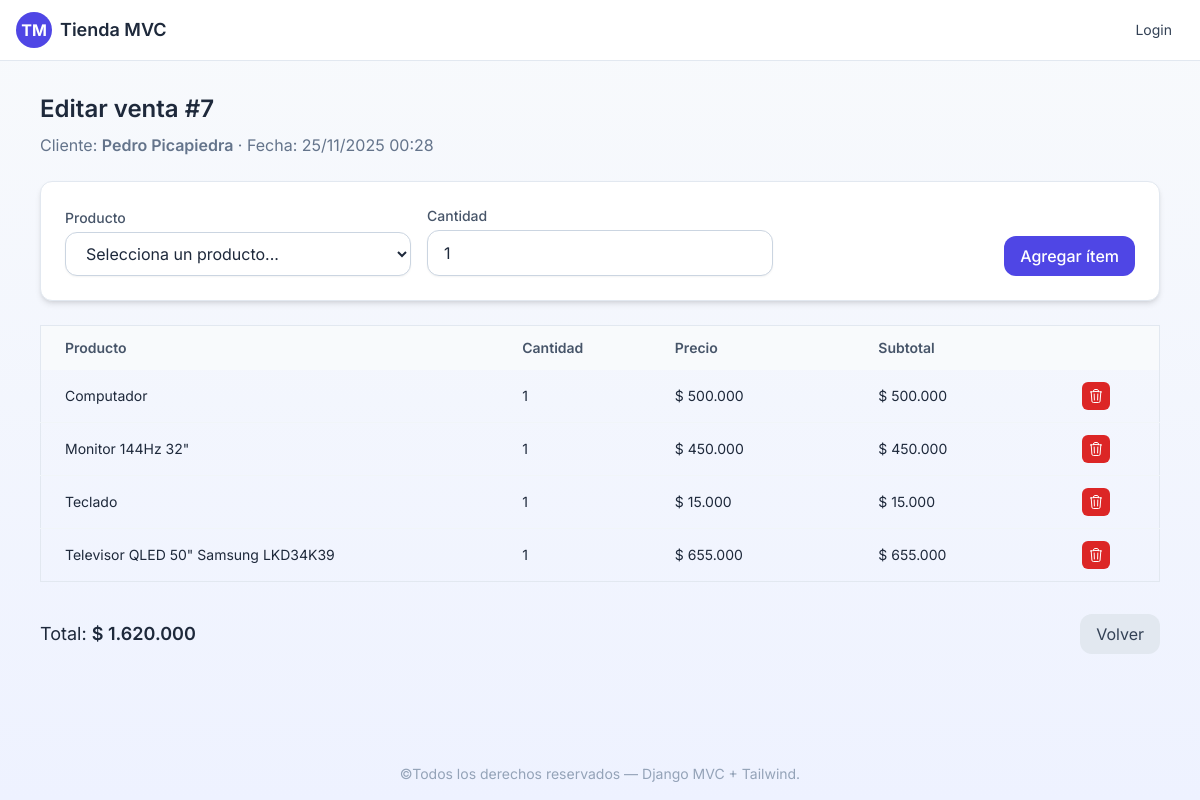
The page /sales/7/edit/ on the database its author committed.
### catalog/models.py (models this page shows, shortened)
class Sale(models.Model):
    client = models.ForeignKey(Client, on_delete=models.CASCADE)
    created_at = models.DateTimeField(auto_now_add=True)

class Client(models.Model):
    name = models.CharField(max_length=120)
    email = models.EmailField(blank=True)
    phone = models.CharField(max_length=20, blank=True)

class SaleDetail(models.Model):
    sale = models.ForeignKey(Sale, on_delete=models.CASCADE, related_name='details')
    product = models.ForeignKey(Product, on_delete=models.CASCADE)
    quantity = models.PositiveIntegerField(default=1)

class Product (models.Model):
    name = models.CharField(max_length=100)
    price = models.DecimalField(max_digits=10,decimal_places=2)
    create_in = models.DateTimeField(auto_now_add=True)
    def __str__(self):
        value = int(self.price)
        price = f"{value:,}".replace(",", ".")
        return f"{self.name} (${price})"

### catalog/views.py (the view)
# urls.py: path('sales/<int:sale_id>/edit/', views.sale_edit, name='sale_edit'),
def sale_edit(request, sale_id):
    sale = get_object_or_404(Sale.objects.select_related('client'), pk=sale_id)
    add_form = AddItemForm(request.POST or None)
    if request.method == "POST" and add_form.is_valid():
        p = add_form.cleaned_data["product"]
        q = int(add_form.cleaned_data["quantity"])
        SaleDetail.objects.create(sale=sale, product=p, quantity=q)
        messages.success(request, f"Agregado: {p.name} x{q}")
        return redirect("sale_edit", sale_id=sale.id)
    details = (
        sale.details.select_related("product")
        .annotate(
            line_total=ExpressionWrapper(
                F("quantity") * F("product__price"),
                output_field=DecimalField(max_digits=14, decimal_places=2),
            )
        )
        .order_by("id")
    )
    total = sum(d.line_total for d in details)
    ctx = {
        "sale": sale,
        "details": details,
        "add_form": add_form,
        "total": total,
    }
    return render(request, "catalog/sale_edit.html", ctx)

### catalog/forms.py
class AddItemForm(forms.Form):
    product = forms.ModelChoiceField(
        queryset=Product.objects.order_by('name'),
        empty_label="Selecciona un producto...",
        widget=forms.Select(attrs={'class': BASE_INPUT})
    )
    quantity = forms.IntegerField(
        min_value=1, initial=1,
        widget=forms.NumberInput(attrs={'class': BASE_INPUT, 'min': '1', 'step': '1', 'inputmode': 'numeric', 'placeholder': '1'})
    )

### catalog/templatetags/custom_filters.py (called while the page is built)
@register.filter
def intdot(value):
    try:
        valor = int(value)
        return f"{valor:,}".replace(",", ".")
    except:
        return value

### catalog/templates/catalog/sale_edit.html (shortened to what this page needs)
{% extends "catalog/base.html" %}
{% load humanize %}
{% load custom_filters %}
{% block content %}
<h2 class="text-2xl font-semibold mb-2">Editar venta #{{ sale.id }}</h2>
<p class="text-slate-500 mb-6">
  Cliente: <span class="font-semibold">{{ sale.client.name }}</span> ·
  Fecha: {{ sale.created_at|date:"d/m/Y H:i" }}
</p>
<div class="bg-white shadow-md rounded-xl p-6 border border-slate-200 mb-6">
  <form method="post" class="grid md:grid-cols-3 gap-4 items-end">
    <div>
      <label class="block text-sm font-medium text-slate-600 mb-1">Producto</label>
      {{ add_form.product }}
    </div>
    <div>
      <label class="block text-sm font-medium text-slate-600 mb-1">Cantidad</label>
      {{ add_form.quantity }}
    </div>
    <div class="flex md:justify-end">
      <button class="px-4 py-2 rounded-xl bg-indigo-600 hover:bg-indigo-700 text-white font-medium w-full md:w-auto">
        Agregar ítem
      </button>
    </div>
  </form>
</div>
<div class="overflow-x-auto">
  <table class="min-w-[720px] w-full table-fixed border border-slate-200 rounded-xl">
    <thead class="bg-slate-50 text-slate-600 text-sm">
      <tr>
        <th class="w-[45%] text-left px-6 py-3 font-semibold">Producto</th>
        <th class="w-[15%] text-left px-6 py-3 font-semibold">Cantidad</th>
        <th class="w-[20%] text-left px-6 py-3 font-semibold">Precio</th>
        <th class="w-[20%] text-left px-6 py-3 font-semibold">Subtotal</th>
        <th class="w-[10%] px-6 py-3"></th>
      </tr>
    </thead>
    <tbody class="divide-y divide-slate-100 text-sm">
      {% for d in details %}
      <tr class="hover:bg-slate-50">
        <td class="px-6 py-3 whitespace-nowrap">{{ d.product.name }}</td>
        <td class="px-6 py-3 whitespace-nowrap">{{ d.quantity }}</td>
        <td class="px-6 py-3 whitespace-nowrap">$ {{ d.product.price|floatformat:0|intdot }}</td>
        <td class="px-6 py-3 whitespace-nowrap">$ {{ d.line_total|floatformat:0|intdot }}</td>
        <td class="px-6 py-3 text-right whitespace-nowrap">
          <form method="post" action="{% url 'sale_detail_delete' sale.id d.id %}">
            <button class="w-7 h-7 bg-red-600 hover:bg-red-700 text-white rounded-md flex items-center justify-center">
            </button>
          </form>
        </td>
      </tr>
      {% empty %}
      <tr><td colspan="5" class="px-6 py-6 text-slate-500">Sin ítems</td></tr>
      {% endfor %}
    </tbody>
  </table>
</div>
<div class="mt-8 flex justify-between items-center">
  <p class="text-lg">Total: <span class="font-semibold">$ {{ total|floatformat:0|intdot }}</span></p>
  <div class="flex gap-3">
    <a href="{% url 'sale_list' %}" class="px-4 py-2 rounded-xl bg-slate-200 hover:bg-slate-300 text-slate-700">Volver</a>
  </div>
</div>
{% endblock %}

### catalog/templates/catalog/base.html (style rules this page uses)
body { font-family: 'Inter', sans-serif; }

### rows shown on the page
Sale: id "7", client.name "Pedro Picapiedra", created_at "25/11/2025 00:28"
SaleDetail: product.name "Computador", quantity "1", product.price "500.000", line_total "500.000"
SaleDetail: product.name "Monitor 144Hz 32\"", quantity "1", product.price "450.000", line_total "450.000"
SaleDetail: product.name "Teclado", quantity "1", product.price "15.000", line_total "15.000"
SaleDetail: product.name "Televisor QLED 50\" Samsung LKD34K39", quantity "1", product.price "655.000", line_total "655.000"

### other values the page prints
{{ total|floatformat:0|intdot }} "1.620.000"
